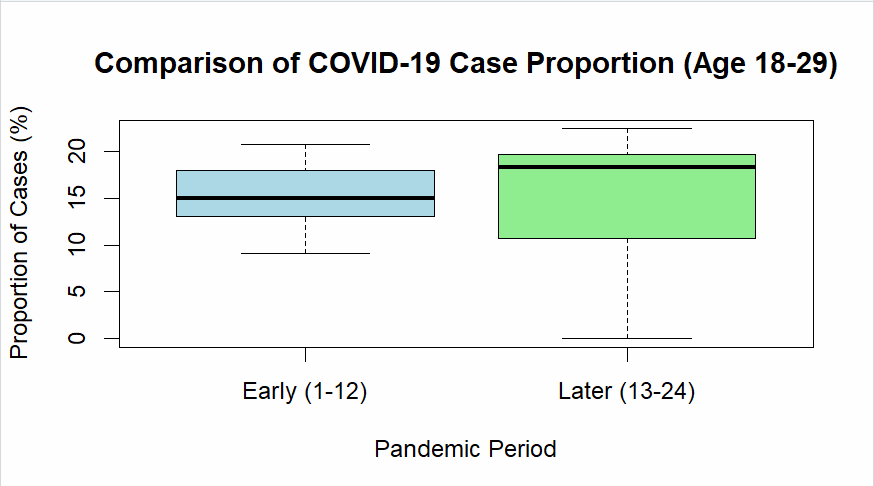

The R source for this figure:
boxplot(df2$perc_18_29 ~ df2$period,
        xlab = "Pandemic Period", 
        ylab = "Proportion of Cases (%)",
        main = "Comparison of COVID-19 Case Proportion (Age 18-29)",
        col = c("lightblue", "lightgreen"))

# Interpretation
if (wilcox_result$p.value < 0.05) {
  cat("Significant difference found - reject null hypothesis\n")
} else {
  cat("No significant difference - cannot reject null hypothesis\n")
}
